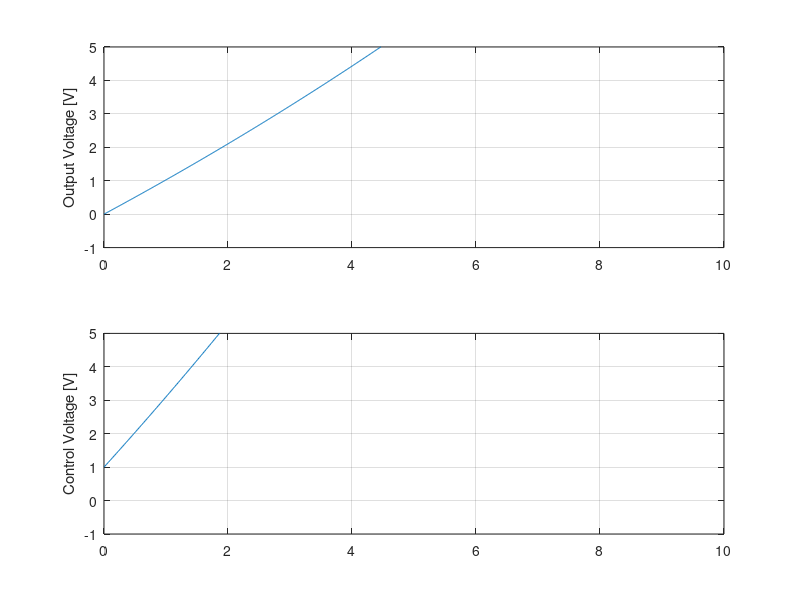

This figure's MATLAB source:
%Constants
R1=5000; R2=5000; C=200*10^-6;
a=(R1+R2)/(R1*R2*C); b=1/(R1*C);
duration = 10.0;

%Input
V = 1;

%Controller
k = -2.05;

t=0 : 0.01 : duration;

if k == -2.0
    y = b*V*t;
    u = V*(1 + a*t);
else 
    y = (b*V/(a+k*b))*(1 - exp(-(a+k*b)*t));
    u = (V/(a+k*b))*(a + k*b*exp(-(a+k*b)*t));
end

subplot(211); plot(t,y); axis([0 duration -1.0 5]);
ylabel('Output Voltage [V]'); grid on; hold on;

subplot(212); plot(t,u); axis([0 duration -1.0 5]);
ylabel('Control Voltage [V]'); grid on; hold on;

